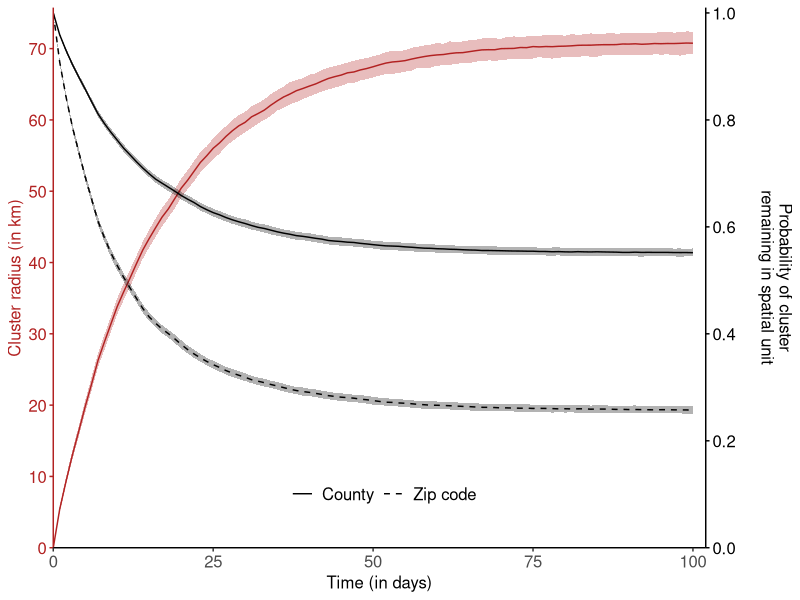

Recreate this plot in R.
library(tidyverse)

## Load dataframe with cluster radius and probability to stay within the same cluster as a function of time
df_dist_time <- read_csv('../../results/cluster_identical_sequences/signal_function_distance.csv')

## Parameters used to display the results
shift_intercept <- 0. # Parameter used to define the secondary axis
shift_slope <- 75 # Parameter used to define the secondary axis
col_prop <- 'black'
col_distance <- 'firebrick'

plt_signal_func_time <- df_dist_time %>%  
  ggplot(aes(x = days)) +
  # Plot maximum distance
  geom_line(aes(y = central_mean_max_dist), color = col_distance) +
  geom_ribbon(aes(ymin = lower_mean_max_dist, ymax = upper_mean_max_dist),
              alpha = 0.3, fill = col_distance) +
  # Plot proba to be outside zip
  geom_line(aes(y = (1. - central_prop_outside_zip  + shift_intercept)* shift_slope,
                linetype = 'Zip code'), color = col_prop) +
  geom_ribbon(aes(ymin = (1. - upper_prop_outside_zip  + shift_intercept)* shift_slope,
                  ymax = (1. - lower_prop_outside_zip  + shift_intercept)* shift_slope),
              alpha = 0.3, fill = col_prop) +
  # Plot proba to be outside county
  geom_line(aes(y = (1. - central_prop_outside_county  + shift_intercept)* shift_slope,
                linetype = 'County'), color = col_prop) +
  geom_ribbon(aes(ymin = (1. - upper_prop_outside_county  + shift_intercept)* shift_slope,
                  ymax = (1. - lower_prop_outside_county  + shift_intercept)* shift_slope), 
              alpha = 0.3, fill = col_prop) +
  theme_classic() +
  scale_x_continuous(name = 'Time (in days)', expand = expansion(mult = c(0.0, 0.02))) +
  scale_y_continuous(name = 'Cluster radius (in km)', expand = expansion(mult = c(0.0, 0.01)),
                     breaks = seq(0, 80, 10),
                     sec.axis = sec_axis(~ . /shift_slope - shift_intercept,
                                         name = 'Probability of cluster\nremaining in spatial unit\n',
                                         breaks = seq(0., 1., 0.2))) +
  scale_linetype_manual(name = '', values = c(1, 2)) +
  theme(axis.text = element_text(size = 12),
        axis.title = element_text(size = 12),
        axis.text.y.left = element_text(color = col_distance),
        axis.title.y.left = element_text(color = col_distance),
        axis.ticks.y.left = element_line(color = col_distance),
        axis.line.y.left = element_line(color = col_distance),
        axis.text.y.right = element_text(color = col_prop),
        axis.title.y.right = element_text(color = col_prop),
        axis.ticks.y.right = element_line(color = col_prop),
        axis.line.y.right = element_line(color = col_prop),
        legend.position = c(0.5, 0.1), legend.direction = 'horizontal',
        legend.background = element_blank(),
        legend.text = element_text(size = 12))


plot(plt_signal_func_time)

# pdf('../../figures/figure_signal_identical_sequences/plt_signal_clusters_distance_zip_county.pdf',
#     height = 3.5, width = 4.5)
# plot(plt_signal_func_time)
# dev.off()